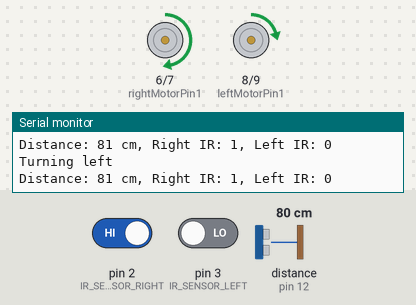
This sketch was run on a simulated Arduino Uno, built with avr-gcc and run on an emulated ATmega328P. Parts: motor-driver pin pairs drawn as motors (green arrow = first pin HIGH = forward, orange = second pin HIGH = backward, longer = more drive, scaled by the enable pin), the last lines printed to the serial monitor. Inputs (shaded band) come from the test bench; at power-on: pin 2 (IR_SENSOR_RIGHT) HIGH, distance to the obstacle (sensor on pin 12) 80 cm, pin 3 (IR_SENSOR_LEFT) LOW. The echo pulse lasts 58.3 µs per cm.

Above: at 1.2 s.
1.3 s: pin 2 (IR_SENSOR_RIGHT) driven LOW
At 1.8 s:
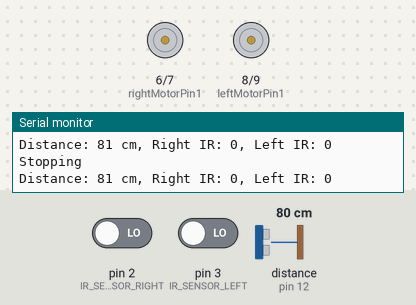
2.9 s: distance to the obstacle (sensor on pin 12) set to 33 cm
5.9 s: distance to the obstacle (sensor on pin 12) set to 28 cm
At 6.6 s:
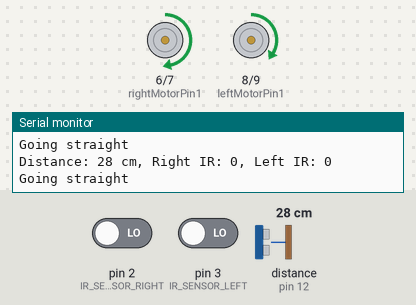
7.5 s: pin 3 (IR_SENSOR_LEFT) driven HIGH
At 8.7 s:
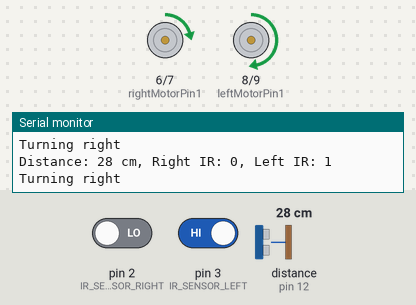
9.0 s: pin 2 (IR_SENSOR_RIGHT) driven HIGH
At 10.5 s:
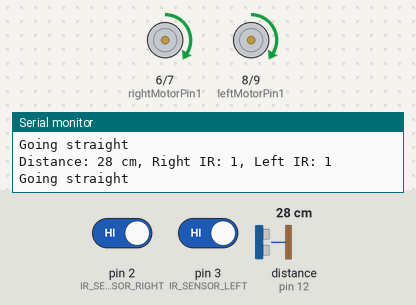
12.0 s: pin 3 (IR_SENSOR_LEFT) driven LOW
At 13.5 s:
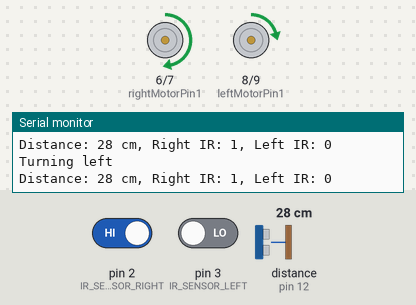
Timing chart, 0 to 15.0 s (numbered marks = the images above; inputs shaded):
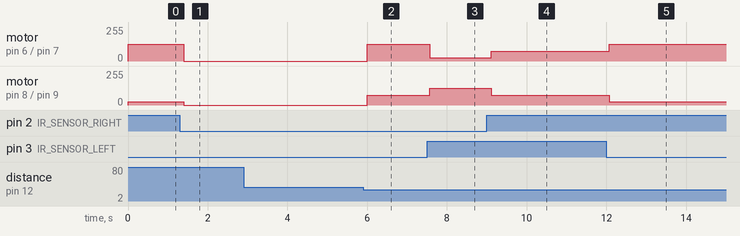

The sketch:

arduino_ambulance_robot.ino
```cpp
#include <NewPing.h>

#define ULTRASONIC_SENSOR_TRIG 11
#define ULTRASONIC_SENSOR_ECHO 12

#define MAX_FORWARD_MOTOR_SPEED 75
#define MAX_MOTOR_TURN_SPEED_ADJUSTMENT 50

#define MIN_DISTANCE 10
#define MAX_DISTANCE 30

#define IR_SENSOR_RIGHT 2
#define IR_SENSOR_LEFT 3

//Right motor
int enableRightMotor = 5;
int rightMotorPin1 = 6;
int rightMotorPin2 = 7;

//Left motor
int enableLeftMotor = 10;
int leftMotorPin1 = 8;
int leftMotorPin2 = 9;

NewPing mySensor(ULTRASONIC_SENSOR_TRIG, ULTRASONIC_SENSOR_ECHO, 400);

void setup() {
  // put your setup code here, to run once:
  pinMode(enableRightMotor, OUTPUT);
  pinMode(rightMotorPin1, OUTPUT);
  pinMode(rightMotorPin2, OUTPUT);

  pinMode(enableLeftMotor, OUTPUT);
  pinMode(leftMotorPin1, OUTPUT);
  pinMode(leftMotorPin2, OUTPUT);

  pinMode(IR_SENSOR_RIGHT, INPUT);
  pinMode(IR_SENSOR_LEFT, INPUT);

  Serial.begin(9600);  // Initialize serial communication
  rotateMotor(0, 0);

  Serial.println("Setup complete");
}

void loop() {
  int distance = mySensor.ping_cm();
  int rightIRSensorValue = digitalRead(IR_SENSOR_RIGHT);
  int leftIRSensorValue = digitalRead(IR_SENSOR_LEFT);

  // Debugging statements
  Serial.print("Distance: ");
  Serial.print(distance);
  Serial.print(" cm, Right IR: ");
  Serial.print(rightIRSensorValue);
  Serial.print(", Left IR: ");
  Serial.println(leftIRSensorValue);

  // NOTE: If IR sensor detects the hand then its value will be LOW else the value will be HIGH

  // If right sensor detects hand, then turn right. We increase left motor speed and decrease the right motor speed to turn towards right
  if (rightIRSensorValue == LOW && leftIRSensorValue == HIGH) {
      Serial.println("Turning right");
      rotateMotor(MAX_FORWARD_MOTOR_SPEED - MAX_MOTOR_TURN_SPEED_ADJUSTMENT, MAX_FORWARD_MOTOR_SPEED + MAX_MOTOR_TURN_SPEED_ADJUSTMENT);
  }
  // If left sensor detects hand, then turn left. We increase right motor speed and decrease the left motor speed to turn towards left
  else if (rightIRSensorValue == HIGH && leftIRSensorValue == LOW) {
      Serial.println("Turning left");
      rotateMotor(MAX_FORWARD_MOTOR_SPEED + MAX_MOTOR_TURN_SPEED_ADJUSTMENT, MAX_FORWARD_MOTOR_SPEED - MAX_MOTOR_TURN_SPEED_ADJUSTMENT);
  }
  // If distance is between min and max then go straight
  else if (distance >= MIN_DISTANCE && distance <= MAX_DISTANCE) {
    Serial.println("Going straight");
    rotateMotor(MAX_FORWARD_MOTOR_SPEED, MAX_FORWARD_MOTOR_SPEED);
  }
  // Stop the motors
  else {
    Serial.println("Stopping");
    rotateMotor(0, 0);
  }
}

void rotateMotor(int rightMotorSpeed, int leftMotorSpeed) {
  if (rightMotorSpeed < 0) {
    digitalWrite(rightMotorPin1, LOW);
    digitalWrite(rightMotorPin2, HIGH);
  }
  else if (rightMotorSpeed > 0) {
    digitalWrite(rightMotorPin1, HIGH);
    digitalWrite(rightMotorPin2, LOW);
  }
  else {
    digitalWrite(rightMotorPin1, LOW);
    digitalWrite(rightMotorPin2, LOW);
  }

  if (leftMotorSpeed < 0) {
    digitalWrite(leftMotorPin1, LOW);
    digitalWrite(leftMotorPin2, HIGH);
  }
  else if (leftMotorSpeed > 0) {
    digitalWrite(leftMotorPin1, HIGH);
    digitalWrite(leftMotorPin2, LOW);
  }
  else {
    digitalWrite(leftMotorPin1, LOW);
    digitalWrite(leftMotorPin2, LOW);
  }

  analogWrite(enableRightMotor, abs(rightMotorSpeed));
  analogWrite(enableLeftMotor, abs(leftMotorSpeed));
}
```

Measured:
- the behaviour switches between 31 and 30 cm on distance to the obstacle (sensor on pin 12) (found by bisection; images 1 and 2)
- after the input at 1.3 s, motor on pin 6 (rightMotorPin1) / pin 7 (rightMotorPin2): forward 125/255 → stopped after 0.10 s; motor on pin 8 (leftMotorPin1) / pin 9 (leftMotorPin2): forward 25/255 → stopped after 0.10 s
- after the input at 5.9 s, motor on pin 6 (rightMotorPin1) / pin 7 (rightMotorPin2): stopped → forward 125/255 after 0.10 s; motor on pin 8 (leftMotorPin1) / pin 9 (leftMotorPin2): stopped → forward 75/255 after 0.10 s
- after the input at 7.5 s, motor on pin 6 (rightMotorPin1) / pin 7 (rightMotorPin2): forward 125/255 → forward 25/255 after 0.07 s; motor on pin 8 (leftMotorPin1) / pin 9 (leftMotorPin2): forward 75/255 → forward 125/255 after 0.07 s
- after the input at 9.0 s, motor on pin 6 (rightMotorPin1) / pin 7 (rightMotorPin2): forward 25/255 → forward 75/255 after 0.11 s; motor on pin 8 (leftMotorPin1) / pin 9 (leftMotorPin2): forward 125/255 → forward 75/255 after 0.11 s
- after the input at 12.0 s, motor on pin 6 (rightMotorPin1) / pin 7 (rightMotorPin2): forward 75/255 → forward 125/255 after 0.07 s; motor on pin 8 (leftMotorPin1) / pin 9 (leftMotorPin2): forward 75/255 → forward 25/255 after 0.07 s
